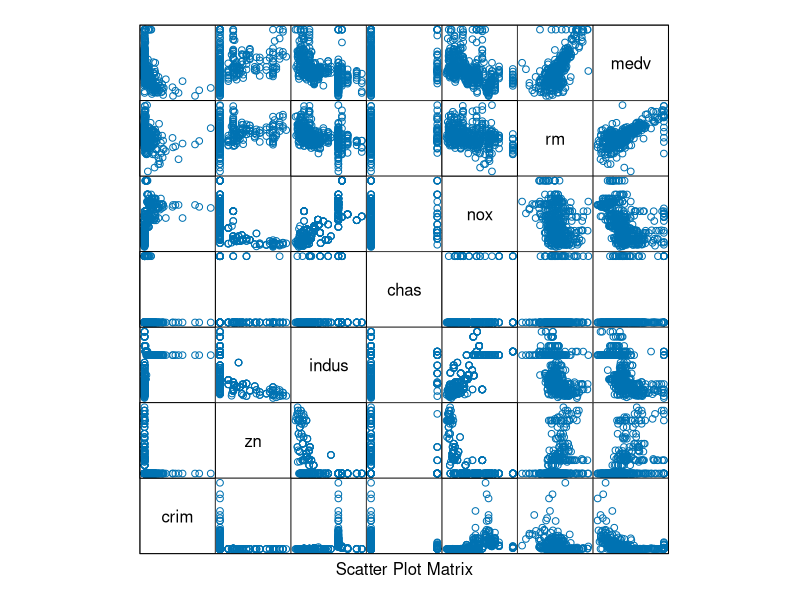
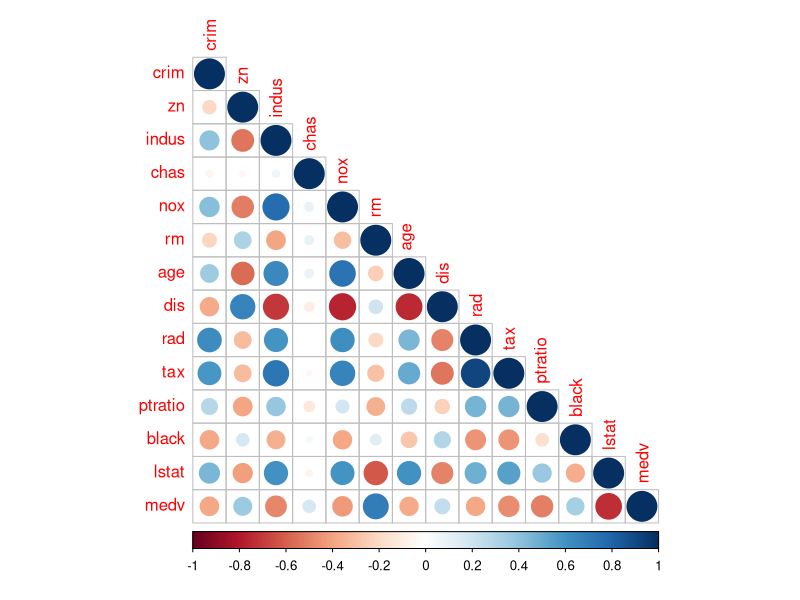
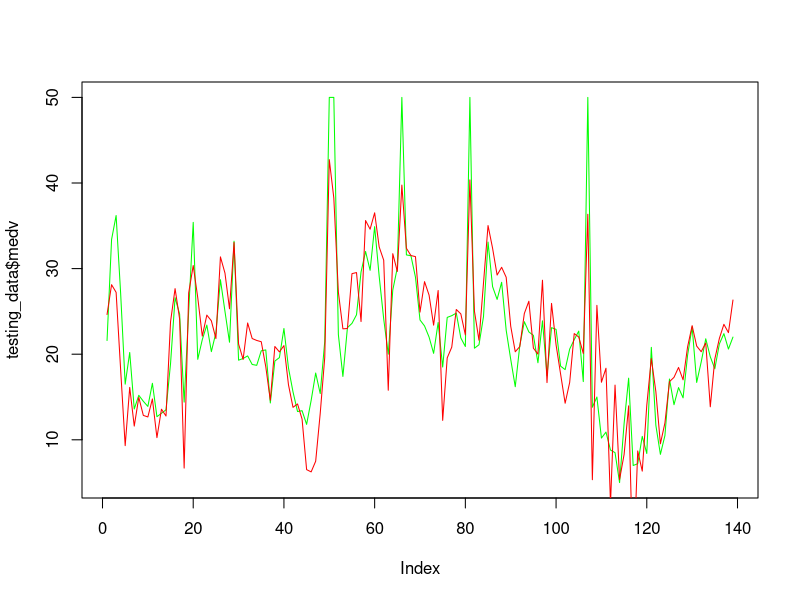

Source code (R) for these figures, in order:
#1-Data Acquisition
#Load Boston housing data
library(MASS)
data(Boston)
 

#2-Divide Dataset
#we will divide dataset into training data and testing data
set.seed(2)
library(caTools) #sample.split function is present in this package

split <- sample.split(Boston$medv, SplitRatio = 0.7) 
#split

training_data <- subset(Boston, split== 'TRUE')
testing_data <- subset(Boston, split== 'FALSE')

#3-Exploratary Analysis
#Relations among all the variables through scatterplot matrix

library(lattice)
splom(~Boston[c(1:6, 14)],groups = NULL, data = Boston, axis.line.tck=0, axis.text.alpha=0)

#correlation between all variables
cr <- cor(Boston)  #this will give correlation matrix

#to visualize correlation matrix 'cr' use corrplot() function
library(corrplot)
corrplot(cr, type="lower")

model <- lm(medv~., data=training_data)

summary(model)
#4-Implement model
model <- lm(medv~crim+zn+indus+chas+nox+rm+age+dis+rad+ptratio+black+lstat, data=training_data)

summary(model)

#5-Optimize Model
#removing 'indus' and 'age' having higher p-value(>0.05) that are less significant to the model
model <- lm(medv~crim+zn+chas+nox+rm+dis+rad+ptratio+black+lstat, data=training_data)

summary(model)

######################################################
#checking multicollinearity among indepedent variables by finding variance inflation factor(VIF)
library(car)
vif(model)

#if vif>5 for any variable remove it from model
#########################################################
#6-Model validation
#predicting values of 'medv' for testing dataset
predic<- predict(model, testing_data)
#predic

#comparing prdicted values with actual values by plotting
plot(testing_data$medv, type = 'l', lty=1.8, col='green')
lines(predic, type = 'l', col='red')

#typeof(training_data)
#7-Prediction of new sample_data so first create list of sample data
sample_data <- list(crim=0.23899, zn=13.7, chas=0, nox=0.479, rm=6.9989, dis=5.976, rad=17, ptratio=16.9, black=390.6, lstat=6.1)
predic<- predict(model, sample_data)
predic
